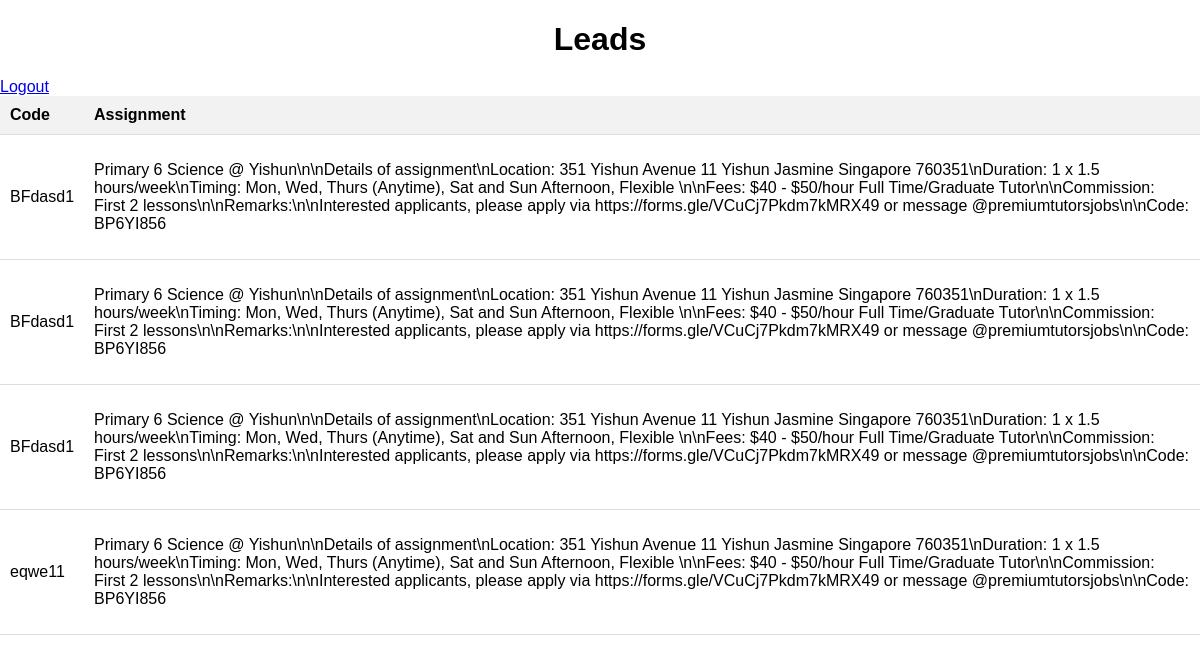
Before: /leads/view/ with the older database file.
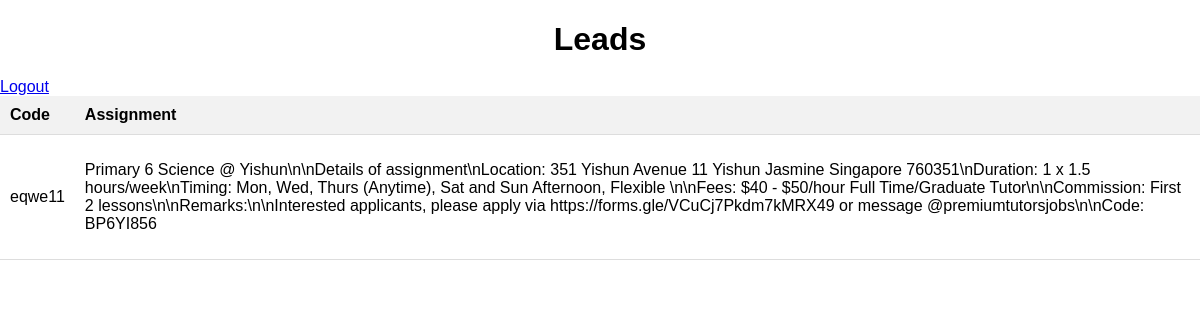
After: the same page with the newer database file.
### leads/models.py (models this page shows)
class Leads(models.Model):
    STATUS_CHOICES = [
        ('new_case', 'New Case'),
        ('tutors_sent', 'Tutors Sent'),
        ('tutors_needed', 'Tutors Needed'),
        ('closed', 'Closed'),
        ('activate_tuition_centres', 'Activate Tuition Centres'),
        ('premium_education', 'Premium Education'),
        ('issue_cases', 'Issue Cases'),
        ('follow_up_to_close', 'Follow Up to Close'),
        ('group_chats_created', 'Group Chats Created'),
        ('awaiting_confirmation', 'Awaiting Confirmation'),
        ('incomplete', 'Incomplete'),
    ]
    code = models.CharField(max_length=20, unique=True)
    description = models.TextField()
    client_name = models.CharField(max_length=200)
    client_number = models.CharField(max_length=15)
    status = models.CharField(
        max_length=50, choices=STATUS_CHOICES, default='new_case')
    remarks = models.CharField(max_length=500)
    many_tutor_link = models.CharField(max_length=500)
    created_date = models.DateTimeField(auto_now_add=True)
    last_reviewed_date = models.DateTimeField(auto_now=True)

### leads/views.py (the view)
# urls.py: path("view/", views.lead_list, name="view-list")
def lead_list(request):
    leads = Leads.objects.all()
    return render(request, 'leads/leads-list.html', {'leads': leads})

### leads/templates/leads/leads-list.html (shortened to what this page needs)
<!DOCTYPE html>
<html lang="en">
<head>
</head>
<body>
    <h1>Leads</h1>
    <a href="{% url 'logout' %}">Logout</a>
    <table>
        <thead>
            <tr>
                <th>Code</th>
                <th>Assignment</th>
            </tr>
        </thead>
        <tbody>
            {% for lead in leads %}
            <tr>
                <td>{{ lead.code }}</td>
                <td>{{ lead.description|linebreaks }}</td>
            </tr>
            {% endfor %}
        </tbody>
    </table>
</body>
</html>

Changed rows visible on the page:
removed Leads: code "BFdasd1", description "Primary 6 Science @ Yishun\\n\\nDetails of assignment\\nLocation: 351 Yishun Avenue 11 Yishun Jasmine Singapore 760351\\nDuration: 1 x 1.5 hours/week\\nTiming: Mon, Wed, Thurs (Anytime), Sat and Sun Afternoon, Flexible \\n\\nFees: $40 - $50/hour Full Time/Graduate Tutor\\n\\nCommission: First 2 lessons\\n\\nRemarks:\\n\\nInterested applicants, please apply via https://forms.gle/VCuCj7Pkdm7kMRX49 or message @premiumtutorsjobs\\n\\nCode: BP6YI856"
removed Leads: code "BFdasd1", description "Primary 6 Science @ Yishun\\n\\nDetails of assignment\\nLocation: 351 Yishun Avenue 11 Yishun Jasmine Singapore 760351\\nDuration: 1 x 1.5 hours/week\\nTiming: Mon, Wed, Thurs (Anytime), Sat and Sun Afternoon, Flexible \\n\\nFees: $40 - $50/hour Full Time/Graduate Tutor\\n\\nCommission: First 2 lessons\\n\\nRemarks:\\n\\nInterested applicants, please apply via https://forms.gle/VCuCj7Pkdm7kMRX49 or message @premiumtutorsjobs\\n\\nCode: BP6YI856"
removed Leads: code "BFdasd1", description "Primary 6 Science @ Yishun\\n\\nDetails of assignment\\nLocation: 351 Yishun Avenue 11 Yishun Jasmine Singapore 760351\\nDuration: 1 x 1.5 hours/week\\nTiming: Mon, Wed, Thurs (Anytime), Sat and Sun Afternoon, Flexible \\n\\nFees: $40 - $50/hour Full Time/Graduate Tutor\\n\\nCommission: First 2 lessons\\n\\nRemarks:\\n\\nInterested applicants, please apply via https://forms.gle/VCuCj7Pkdm7kMRX49 or message @premiumtutorsjobs\\n\\nCode: BP6YI856"
